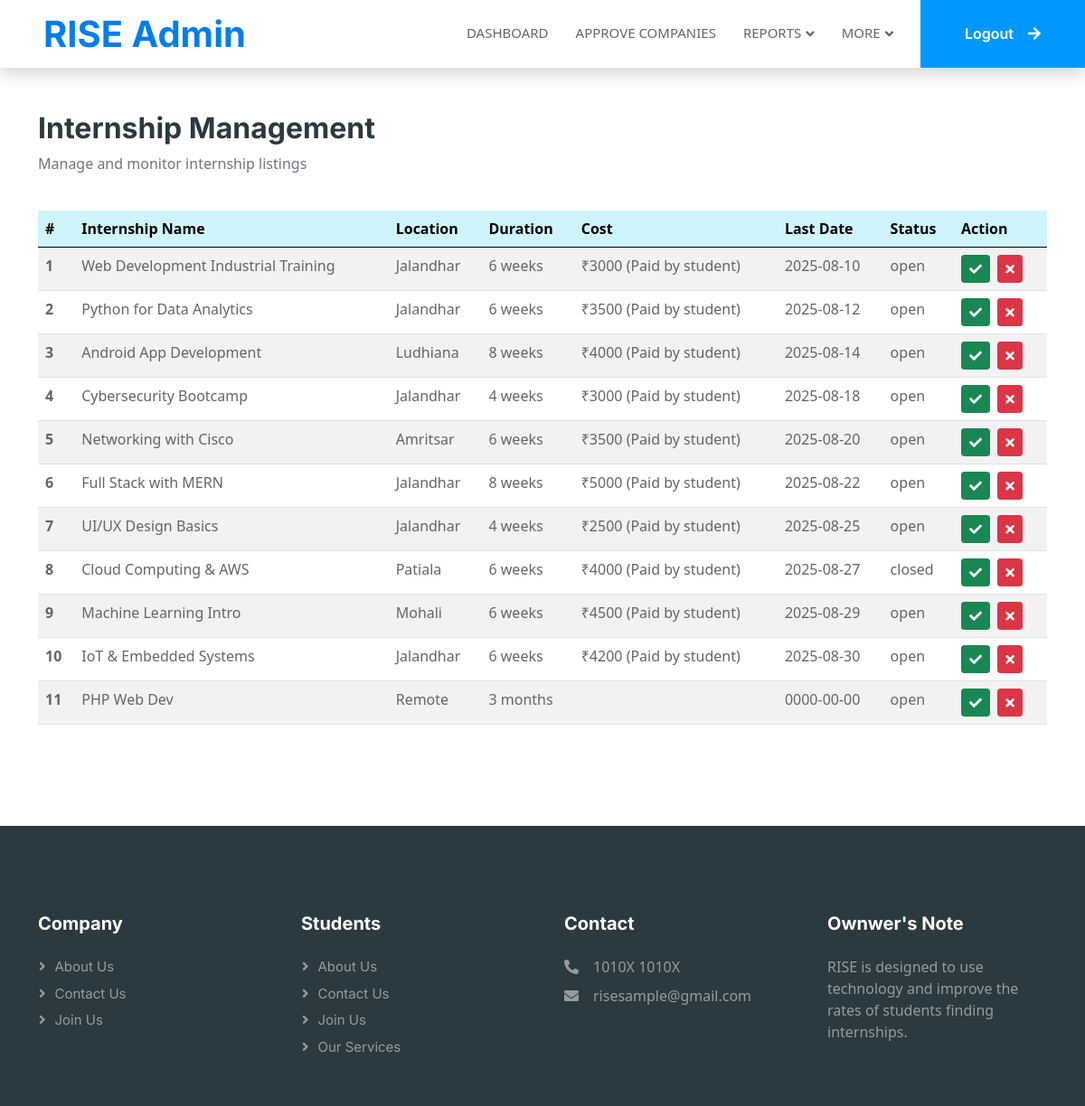
The page /admin/adminInternships.php on the database its author committed.
### tables this page shows
CREATE TABLE `internships` (
  `id` int(11) NOT NULL,
  `company_id` int(11) DEFAULT NULL,
  `title` varchar(150) DEFAULT NULL,
  `description` text DEFAULT NULL,
  `location` varchar(100) DEFAULT NULL,
  `duration` varchar(50) DEFAULT NULL,
  `stipend` varchar(50) DEFAULT NULL,
  `last_date` date DEFAULT NULL,
  `status` enum('open','closed') DEFAULT 'open',
  `created_at` timestamp NOT NULL DEFAULT current_timestamp()
);

### admin/adminInternships.php (the view)
<?php
include('adminHeader.php');
include('../dbms/connection.php');
?>
<div class="container-xxl py-5" id="allCategories">
    <div class="container">
        <div class="row mb-4">
            <div class="col-12">
                <h2 class="fw-bold text-dark">Internship Management</h2>
                <p class="text-muted">Manage and monitor internship listings</p>
            </div>
        </div>
        <div class="row g-4 justify-content-center">
            <div class="col-lg-12 col-md-12 wow fadeInUp" data-wow-delay="0.5s">
                <table class="table table-striped table-hover">
                    <thead class="table-info">
                        <tr>
                            <th scope="col">#</th>
                            <th scope="col">Internship Name</th>
                            <th scope="col">Location</th>
                            <th scope="col">Duration</th>
                            <th scope="col">Cost</th>
                            <th scope="col">Last Date</th>
                            <th scope="col">Status</th>
                            <th scope="col">Action</th>
                        </tr>
                    </thead>
                    <tbody>
                        <?php
                        $query = "SELECT * FROM `internships`";
                        $result = mysqli_query($db, $query);
                        $i = 1;
                        if ($result && mysqli_num_rows($result) > 0) {
                            while ($row = mysqli_fetch_assoc($result)) {
                                $internshipId = $row['id'];
                                ?>
                                <tr>
                                    <th scope="row"><?php echo $i++; ?></th>
                                    <td><?php echo htmlspecialchars($row["title"]); ?></td>
                                    <td><?php echo htmlspecialchars($row["location"]); ?></td>
                                    <td><?php echo htmlspecialchars($row["duration"]); ?></td>
                                    <td><?php echo htmlspecialchars($row["stipend"]); ?></td>
                                    <td><?php echo htmlspecialchars($row["last_date"]); ?></td>
                                    <td><?php echo htmlspecialchars($row["status"]); ?></td>
                                    <td>
                                        <a href="updateStatusUsers.php?id=<?php echo $internshipId; ?>&status=open"
                                           class="btn btn-success btn-sm me-1" title="Set Status to Open">
                                            <i class="fas fa-check"></i>
                                        </a>
                                        <a href="updateStatusUsers.php?id=<?php echo $internshipId; ?>&status=closed"
                                           class="btn btn-danger btn-sm me-1" title="Set Status to Closed">
                                            <i class="fas fa-times"></i>
                                        </a>
                                    </td>
                                </tr>
                                <?php
                            }
                        } else {
                            echo '<tr><td colspan="8" class="text-center text-muted">No internships found.</td></tr>';
                        }
                        ?>
                    </tbody>
                </table>
            </div>
        </div>
    </div>
</div>
<?php
include('adminFooter.php');
?>

### css/style.css (style rules this page uses)
.btn { font-family: 'Inter', sans-serif; font-weight: 600; transition: .5s; }
body { background: #f4f4f4; font-family: "Segoe UI", sans-serif; }

### rows shown on the page
internships: title "Web Development Industrial Training", location "Jalandhar", duration "6 weeks", stipend "₹3000 (Paid by student)", last_date "2025-08-10", status "open"
internships: title "Python for Data Analytics", location "Jalandhar", duration "6 weeks", stipend "₹3500 (Paid by student)", last_date "2025-08-12", status "open"
internships: title "Android App Development", location "Ludhiana", duration "8 weeks", stipend "₹4000 (Paid by student)", last_date "2025-08-14", status "open"
internships: title "Cybersecurity Bootcamp", location "Jalandhar", duration "4 weeks", stipend "₹3000 (Paid by student)", last_date "2025-08-18", status "open"
internships: title "Networking with Cisco", location "Amritsar", duration "6 weeks", stipend "₹3500 (Paid by student)", last_date "2025-08-20", status "open"
internships: title "Full Stack with MERN", location "Jalandhar", duration "8 weeks", stipend "₹5000 (Paid by student)", last_date "2025-08-22", status "open"
internships: title "UI/UX Design Basics", location "Jalandhar", duration "4 weeks", stipend "₹2500 (Paid by student)", last_date "2025-08-25", status "open"
internships: title "Cloud Computing & AWS", location "Patiala", duration "6 weeks", stipend "₹4000 (Paid by student)", last_date "2025-08-27", status "closed"
internships: title "Machine Learning Intro", location "Mohali", duration "6 weeks", stipend "₹4500 (Paid by student)", last_date "2025-08-29", status "open"
internships: title "IoT & Embedded Systems", location "Jalandhar", duration "6 weeks", stipend "₹4200 (Paid by student)", last_date "2025-08-30", status "open"
internships: title "PHP Web Dev", location "Remote", duration "3 months", last_date "0000-00-00", status "open"
